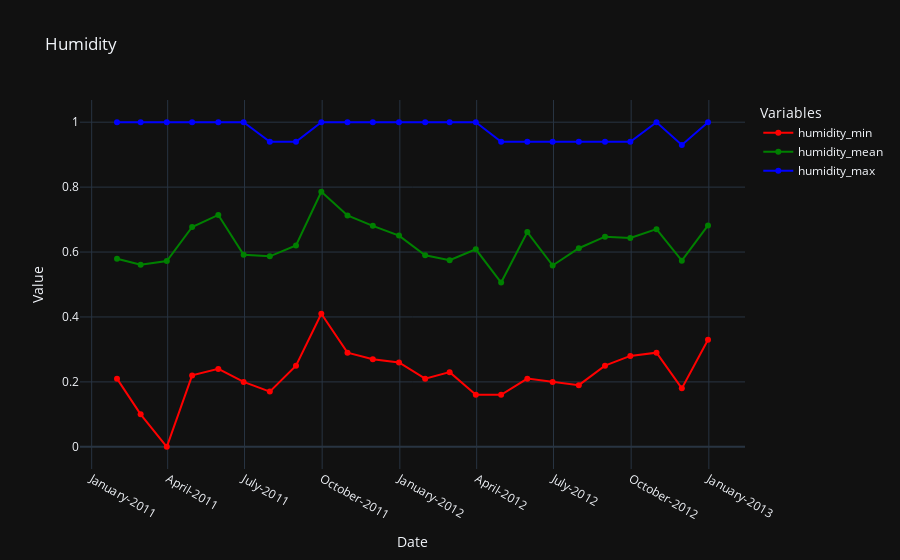

Write notebook code for a chart like this one.
### Code cell
# Humidity
fig = px.line(ndf, x='date', y=['humidity_min', 'humidity_mean', 'humidity_max'], 
              title = 'Humidity',
              color_discrete_sequence=['red', 'green', 'blue'],
              labels=labels,
              )
fig.update_traces(mode='markers+lines')
fig.update_layout(xaxis=dict(tickformat="%B-%Y"), 
                  template = "plotly_dark",
                  )
fig.show()

### Figure 1 — Plotly figure (JSON) as saved in the notebook; plotly's stock layout.template omitted (floating-point values rounded to 4 significant figures)
{"data": [{"hovertemplate": "Variables=humidity_min<br>Date=%{x}<br>Value=%{y}<extra></extra>", "legendgroup": "humidity_min", "line": {"color": "red", "dash": "solid"}, "marker": {"symbol": "circle"}, "mode": "markers+lines", "name": "humidity_min", "orientation": "v", "showlegend": true, "type": "scatter", "x": ["2011-01-31T00:00:00", "2011-02-28T00:00:00", "2011-03-31T00:00:00", "2011-04-30T00:00:00", "2011-05-31T00:00:00", "2011-06-30T00:00:00", "2011-07-31T00:00:00", "2011-08-31T00:00:00", "2011-09-30T00:00:00", "2011-10-31T00:00:00", "2011-11-30T00:00:00", "2011-12-31T00:00:00", "2012-01-31T00:00:00", "2012-02-29T00:00:00", "2012-03-31T00:00:00", "2012-04-30T00:00:00", "2012-05-31T00:00:00", "2012-06-30T00:00:00", "2012-07-31T00:00:00", "2012-08-31T00:00:00", "2012-09-30T00:00:00", "2012-10-31T00:00:00", "2012-11-30T00:00:00", "2012-12-31T00:00:00"], "xaxis": "x", "y": [0.21, 0.1, 0, 0.22, 0.24, 0.2, 0.17, 0.25, 0.41, 0.29, 0.27, 0.26, 0.21, 0.23, 0.16, 0.16, 0.21, 0.2, 0.19, 0.25, 0.28, 0.29, 0.18, 0.33], "yaxis": "y"}, {"hovertemplate": "Variables=humidity_mean<br>Date=%{x}<br>Value=%{y}<extra></extra>", "legendgroup": "humidity_mean", "line": {"color": "green", "dash": "solid"}, "marker": {"symbol": "circle"}, "mode": "markers+lines", "name": "humidity_mean", "orientation": "v", "showlegend": true, "type": "scatter", "x": ["2011-01-31T00:00:00", "2011-02-28T00:00:00", "2011-03-31T00:00:00", "2011-04-30T00:00:00", "2011-05-31T00:00:00", "2011-06-30T00:00:00", "2011-07-31T00:00:00", "2011-08-31T00:00:00", "2011-09-30T00:00:00", "2011-10-31T00:00:00", "2011-11-30T00:00:00", "2011-12-31T00:00:00", "2012-01-31T00:00:00", "2012-02-29T00:00:00", "2012-03-31T00:00:00", "2012-04-30T00:00:00", "2012-05-31T00:00:00", "2012-06-30T00:00:00", "2012-07-31T00:00:00", "2012-08-31T00:00:00", "2012-09-30T00:00:00", "2012-10-31T00:00:00", "2012-11-30T00:00:00", "2012-12-31T00:00:00"], "xaxis": "x", "y": [0.5796, 0.5611, 0.5724, 0.6771, 0.7142, 0.5914, 0.5869, 0.62, 0.7858, 0.7127, 0.6807, 0.6506, 0.59, 0.5748, 0.6085, 0.506, 0.6614, 0.5585, 0.6117, 0.6473, 0.6436, 0.6705, 0.5734, 0.6821], "yaxis": "y"}, {"hovertemplate": "Variables=humidity_max<br>Date=%{x}<br>Value=%{y}<extra></extra>", "legendgroup": "humidity_max", "line": {"color": "blue", "dash": "solid"}, "marker": {"symbol": "circle"}, "mode": "markers+lines", "name": "humidity_max", "orientation": "v", "showlegend": true, "type": "scatter", "x": ["2011-01-31T00:00:00", "2011-02-28T00:00:00", "2011-03-31T00:00:00", "2011-04-30T00:00:00", "2011-05-31T00:00:00", "2011-06-30T00:00:00", "2011-07-31T00:00:00", "2011-08-31T00:00:00", "2011-09-30T00:00:00", "2011-10-31T00:00:00", "2011-11-30T00:00:00", "2011-12-31T00:00:00", "2012-01-31T00:00:00", "2012-02-29T00:00:00", "2012-03-31T00:00:00", "2012-04-30T00:00:00", "2012-05-31T00:00:00", "2012-06-30T00:00:00", "2012-07-31T00:00:00", "2012-08-31T00:00:00", "2012-09-30T00:00:00", "2012-10-31T00:00:00", "2012-11-30T00:00:00", "2012-12-31T00:00:00"], "xaxis": "x", "y": [1, 1, 1, 1, 1, 1, 0.94, 0.94, 1, 1, 1, 1, 1, 1, 1, 0.94, 0.94, 0.94, 0.94, 0.94, 0.94, 1, 0.93, 1], "yaxis": "y"}], "layout": {"legend": {"title": {"text": "Variables"}, "tracegroupgap": 0}, "title": {"text": "Humidity"}, "xaxis": {"anchor": "y", "domain": [0, 1], "tickformat": "%B-%Y", "title": {"text": "Date"}}, "yaxis": {"anchor": "x", "domain": [0, 1], "title": {"text": "Value"}}}}
